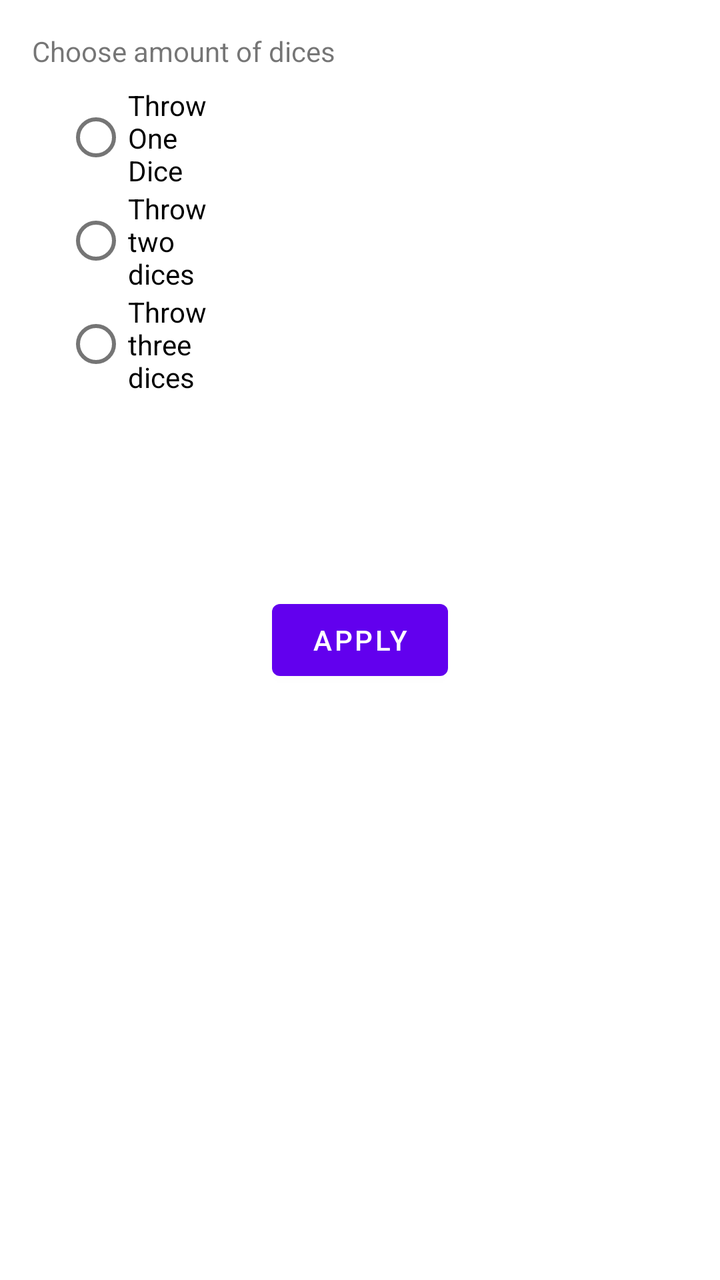
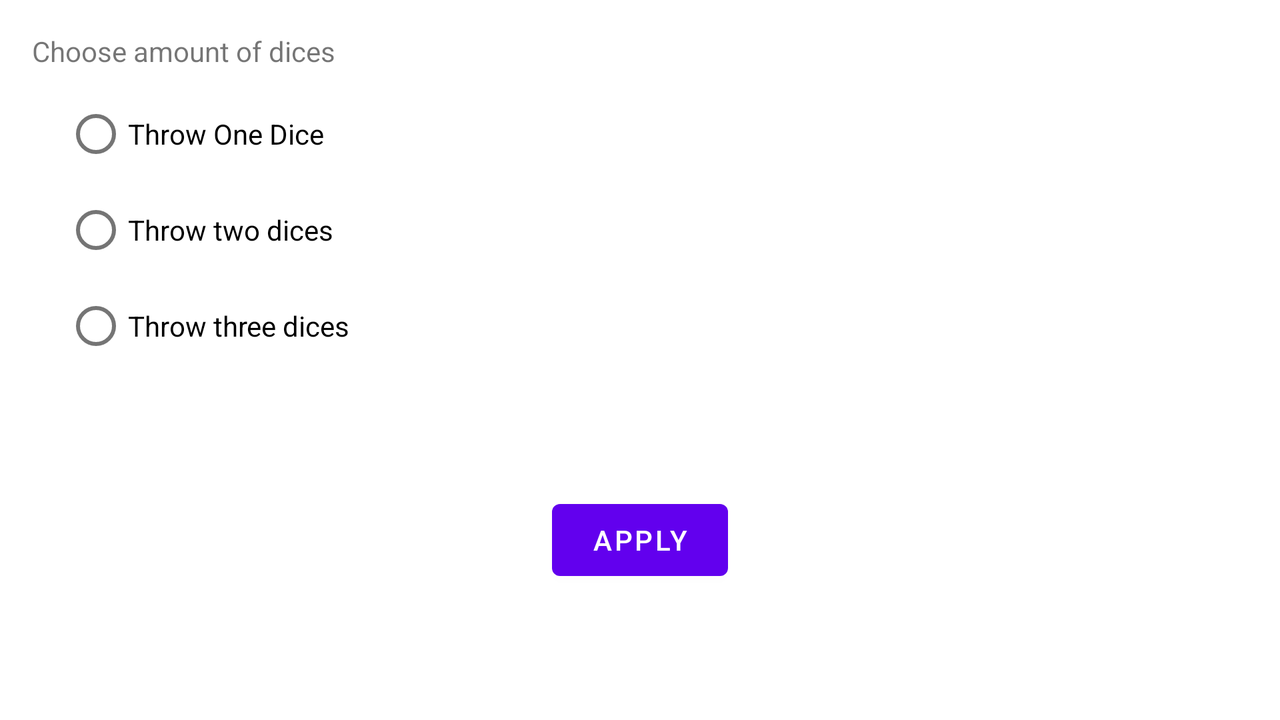

An Android layout and its configuration variant, each rendered on a device that would load it. The default file and the variant file are quoted in full after the pictures.
<!-- AndroidManifest.xml: application theme Theme.DicesMulti -->
<!-- res/layout/activity_settings.xml -->
<?xml version="1.0" encoding="utf-8"?>
<androidx.constraintlayout.widget.ConstraintLayout xmlns:android="http://schemas.android.com/apk/res/android"
    xmlns:app="http://schemas.android.com/apk/res-auto"
    xmlns:tools="http://schemas.android.com/tools"
    android:layout_width="match_parent"
    android:layout_height="match_parent"
    tools:context=".SettingsActivity">


    <TextView
        android:id="@+id/textView"
        android:layout_width="match_parent"
        android:layout_height="wrap_content"
        android:layout_marginStart="16dp"
        android:layout_marginTop="16dp"
        android:layout_marginEnd="16dp"
        android:layout_marginBottom="16dp"
        android:text="@string/choose_amount_of_dices"
        app:layout_constraintEnd_toEndOf="parent"
        app:layout_constraintStart_toStartOf="parent"
        app:layout_constraintTop_toTopOf="parent" />


    <RadioGroup
        android:id="@+id/radioGroupThrow"
        android:layout_width="wrap_content"
        android:layout_height="wrap_content"
        android:layout_marginStart="16dp"

        android:layout_marginTop="8dp"
        app:layout_constraintStart_toStartOf="parent"
        app:layout_constraintTop_toBottomOf="@+id/textView"
        tools:ignore="MissingConstraints">

        <RadioButton
            android:id="@+id/throwOne"
            android:layout_width="wrap_content"
            android:layout_height="wrap_content"
            android:layout_marginStart="16dp"

            android:layout_marginEnd="264dp"
            android:text="@string/throw_one_dice"

            app:layout_constraintBottom_toTopOf="@+id/throwTwo"
            app:layout_constraintEnd_toEndOf="parent"
            app:layout_constraintHorizontal_bias="1.0"
            app:layout_constraintStart_toStartOf="parent"
            app:layout_constraintTop_toBottomOf="@+id/textView" />

        <RadioButton
            android:id="@+id/throwTwo"
            android:layout_width="wrap_content"
            android:layout_height="wrap_content"
            android:layout_marginStart="16dp"

            android:layout_marginEnd="260dp"
            android:text="@string/throw_two_dices"
            app:layout_constraintBottom_toTopOf="@+id/throwThree"
            app:layout_constraintEnd_toEndOf="parent"
            app:layout_constraintHorizontal_bias="0.0"
            app:layout_constraintStart_toStartOf="parent"
            app:layout_constraintTop_toBottomOf="@+id/throwOne" />

        <RadioButton
            android:id="@+id/throwThree"
            android:layout_width="wrap_content"
            android:layout_height="wrap_content"
            android:layout_marginStart="16dp"

            android:layout_marginEnd="251dp"
            android:layout_marginBottom="462dp"
            android:text="@string/throw_three_dices"
            app:layout_constraintBottom_toBottomOf="parent"
            app:layout_constraintEnd_toEndOf="parent"
            app:layout_constraintHorizontal_bias="0.0"
            app:layout_constraintStart_toStartOf="parent" />


    </RadioGroup>

    <Button
        android:id="@+id/applyButtonDices"
        android:layout_width="wrap_content"
        android:layout_height="wrap_content"
        android:text="@string/apply"
        app:layout_constraintBottom_toBottomOf="parent"
        app:layout_constraintEnd_toEndOf="parent"
        app:layout_constraintHorizontal_bias="0.5"
        app:layout_constraintStart_toStartOf="parent"
        app:layout_constraintTop_toTopOf="parent"
        tools:ignore="MissingConstraints" />

</androidx.constraintlayout.widget.ConstraintLayout>
<!-- resources referenced by this layout -->
<resources>
  <string name="apply">Apply</string>
  <string name="choose_amount_of_dices">Choose amount of dices</string>
  <string name="throw_one_dice">Throw One Dice</string>
  <string name="throw_three_dices">Throw three dices</string>
  <string name="throw_two_dices">Throw two dices</string>
  <style name="Theme.DicesMulti" parent="Theme.MaterialComponents.DayNight.DarkActionBar">
          
          <item name="colorPrimary">@color/purple_500</item>
          <item name="colorPrimaryVariant">@color/purple_700</item>
          <item name="colorOnPrimary">@color/white</item>
          
          <item name="colorSecondary">@color/teal_200</item>
          <item name="colorSecondaryVariant">@color/teal_700</item>
          <item name="colorOnSecondary">@color/black</item>
          
          <item name="android:statusBarColor" tools:targetApi="l">?attr/colorPrimaryVariant</item>
          
      </style>
  <color name="purple_500">#FF6200EE</color>
  <color name="purple_700">#FF3700B3</color>
  <color name="white">#FFFFFFFF</color>
  <color name="teal_200">#FF03DAC5</color>
  <color name="teal_700">#FF018786</color>
  <color name="black">#FF000000</color>
</resources>
<!-- res/layout-land/activity_settings.xml (the repository's variant of the layout above) -->
<!-- drawn on the phone turned sideways -->
<?xml version="1.0" encoding="utf-8"?>
<androidx.constraintlayout.widget.ConstraintLayout xmlns:android="http://schemas.android.com/apk/res/android"
    xmlns:app="http://schemas.android.com/apk/res-auto"
    xmlns:tools="http://schemas.android.com/tools"
    android:layout_width="match_parent"
    android:layout_height="match_parent"
    tools:context=".SettingsActivity">


    <TextView
        android:id="@+id/textView"
        android:layout_width="match_parent"
        android:layout_height="wrap_content"
        android:layout_marginStart="16dp"
        android:layout_marginTop="16dp"
        android:layout_marginEnd="16dp"
        android:layout_marginBottom="16dp"
        android:text="@string/choose_amount_of_dices"
        app:layout_constraintEnd_toEndOf="parent"
        app:layout_constraintStart_toStartOf="parent"
        app:layout_constraintTop_toTopOf="parent" />


    <RadioGroup
        android:id="@+id/radioGroupThrow"
        android:layout_width="wrap_content"
        android:layout_height="wrap_content"
        android:layout_marginStart="16dp"

        android:layout_marginTop="8dp"
        app:layout_constraintStart_toStartOf="parent"
        app:layout_constraintTop_toBottomOf="@+id/textView"
        tools:ignore="MissingConstraints">

        <RadioButton
            android:id="@+id/throwOne"
            android:layout_width="wrap_content"
            android:layout_height="wrap_content"
            android:layout_marginStart="16dp"

            android:layout_marginEnd="264dp"
            android:text="@string/throw_one_dice"

            app:layout_constraintBottom_toTopOf="@+id/throwTwo"
            app:layout_constraintEnd_toEndOf="parent"
            app:layout_constraintHorizontal_bias="1.0"
            app:layout_constraintStart_toStartOf="parent"
            app:layout_constraintTop_toBottomOf="@+id/textView" />

        <RadioButton
            android:id="@+id/throwTwo"
            android:layout_width="wrap_content"
            android:layout_height="wrap_content"
            android:layout_marginStart="16dp"

            android:layout_marginEnd="260dp"
            android:text="@string/throw_two_dices"
            app:layout_constraintBottom_toTopOf="@+id/throwThree"
            app:layout_constraintEnd_toEndOf="parent"
            app:layout_constraintHorizontal_bias="0.0"
            app:layout_constraintStart_toStartOf="parent"
            app:layout_constraintTop_toBottomOf="@+id/throwOne" />

        <RadioButton
            android:id="@+id/throwThree"
            android:layout_width="wrap_content"
            android:layout_height="48dp"
            android:layout_marginStart="16dp"

            android:layout_marginEnd="251dp"
            android:layout_marginBottom="462dp"
            android:text="@string/throw_three_dices"
            app:layout_constraintBottom_toBottomOf="parent"
            app:layout_constraintEnd_toEndOf="parent"
            app:layout_constraintHorizontal_bias="0.0"
            app:layout_constraintStart_toStartOf="parent" />


    </RadioGroup>

    <Button
        android:id="@+id/applyButtonDices"
        android:layout_width="wrap_content"
        android:layout_height="wrap_content"
        android:text="@string/apply"
        app:layout_constraintBottom_toBottomOf="parent"
        app:layout_constraintEnd_toEndOf="parent"
        app:layout_constraintHorizontal_bias="0.5"
        app:layout_constraintStart_toStartOf="parent"
        app:layout_constraintTop_toTopOf="@+id/guideline2"
        tools:ignore="MissingConstraints" />

    <androidx.constraintlayout.widget.Guideline
        android:id="@+id/guideline2"
        android:layout_width="wrap_content"
        android:layout_height="wrap_content"
        android:orientation="horizontal"
        app:layout_constraintGuide_percent="0.5" />

</androidx.constraintlayout.widget.ConstraintLayout>
